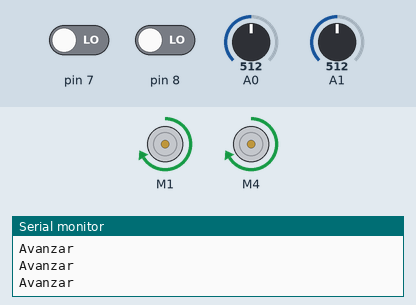
Simulated run of this sketch. Board: Arduino Uno, built with avr-gcc and run on an emulated ATmega328P. Parts: 2 × DC motor (green arrow = forward, orange = backward, longer = faster), the last lines printed to the serial monitor. The inputs (shaded band) are chosen by the test bench; at power-on: A0 = 512, A1 = 512, pin 7 LOW, pin 8 LOW.

Above: at 1.2 s.
1.3 s: A0 set to 209
4.3 s: A0 set to 187
At 4.8 s:
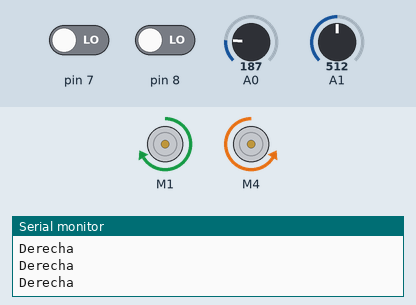
5.8 s: A1 set to 210
8.8 s: A1 set to 188
At 9.5 s:
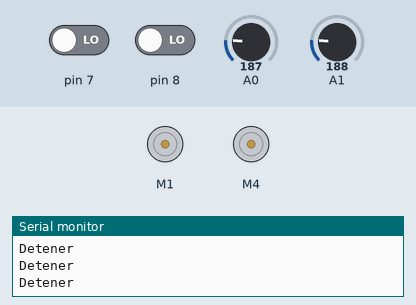
10.3 s: A0 set to 210
At 10.7 s:
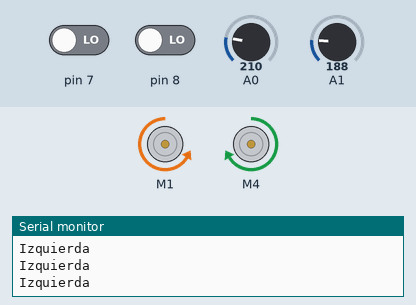
11.8 s: A0 set to 190
At 12.9 s:
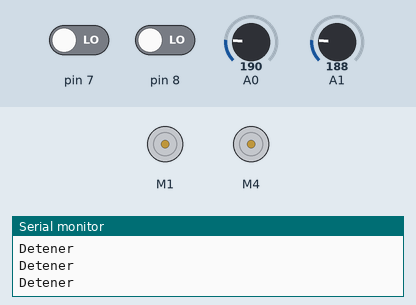
Timing chart, 0 to 14.3 s (numbered marks = the images above; inputs shaded):
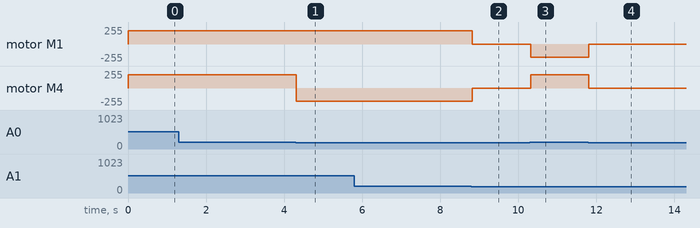

The sketch:

Seguidor_Lineas_Limites_Frontal_Trasero_Shield_L293D.ino
```cpp
#include <AFMotor.h>

AF_DCMotor Izquierdo(1);
AF_DCMotor Derecho(4);
//----- Sensores de Linea Entradas Analogicas---
const int ANLeft = 0;
const int ANRight = 1;
//-----------------------------------------------

//Terminales del Motor L298N-------------------
const int Motor1A = 6;
const int Motor1B = 7;

const int Motor2A = 3;
const int Motor2B = 4;
//-----------------------------------------------
//Sensores de Obstaculos Laser-----------------
const int Frontal = 7;
const int Trasero = 8;
//-----------------------------------------------


void setup() {
  // put your setup code here, to run once:
  MotorInit();
  Serial.begin(9600);
}

void loop() {
  // put your main code here, to run repeatedly:
  if((SensorRead(ANLeft) == HIGH) && (SensorRead(ANRight) == HIGH))
  {
    Serial.println("Avanzar");
    if((SensorLaser(Frontal) == HIGH) || (SensorLaser(Trasero) == HIGH))
    {
      Detener();
    }
    else
    {
      Avanzar();
    }
  }
  else if((SensorRead(ANLeft) == HIGH) && (SensorRead(ANRight) == LOW))
  {
    Serial.println("Izquierda");
    if((SensorLaser(Frontal) == HIGH) || (SensorLaser(Trasero) == HIGH))
    {
      Detener();
    }
    else
    {
      Izquierda();
    }
  }
  else if((SensorRead(ANLeft) == LOW) && (SensorRead(ANRight) == HIGH))
  {
    Serial.println("Derecha");
    if((SensorLaser(Frontal) == HIGH) || (SensorLaser(Trasero) == HIGH))
    {
      Detener();
    }
    else
    {
      Derecha();
    }
  }
  else if((SensorRead(ANLeft) == LOW) && (SensorRead(ANRight) == LOW))
  {
    Serial.println("Detener");
    Detener();
  }
}

void MotorInit(void)
{
  Izquierdo.run(RELEASE);
  Derecho.run(RELEASE);
  //pinMode(Motor1A,OUTPUT);
  //pinMode(Motor1B,OUTPUT);
  //pinMode(Motor2A,OUTPUT);
  //pinMode(Motor2B,OUTPUT);
}
void TestLight(void)
{
  Serial.print("[");
  Serial.print(analogRead(0));
  Serial.print(" , ");
  Serial.print(analogRead(1));
  Serial.println("]");
  delay(250);
}
unsigned int SensorRead(const int pin)
{
  unsigned int Threshold = 200;
  if(analogRead(pin) >= Threshold)
  {
    return HIGH;
  }
  else
  {
    return LOW;
  }
}


void Izquierda(void)
{
  Izquierdo.run(BACKWARD);
  Derecho.run(FORWARD);
  Izquierdo.setSpeed(200);
  Derecho.setSpeed(200);
  //digitalWrite(Motor1A,HIGH);
  //digitalWrite(Motor1B,LOW);
  //digitalWrite(Motor2A,LOW);
  //digitalWrite(Motor2B,HIGH);
}

void Derecha(void)
{
  Izquierdo.run(FORWARD);
  Derecho.run(BACKWARD);
  Izquierdo.setSpeed(200);
  Derecho.setSpeed(200);
  //digitalWrite(Motor1A,LOW);
  //digitalWrite(Motor1B,HIGH);
  //digitalWrite(Motor2A,HIGH);
  //digitalWrite(Motor2B,LOW);
}

void Avanzar(void)
{
    Izquierdo.run(FORWARD);
  Derecho.run(FORWARD);
  Izquierdo.setSpeed(200);
  Derecho.setSpeed(200);
  //digitalWrite(Motor1A,HIGH);
  //digitalWrite(Motor1B,LOW);
  //digitalWrite(Motor2A,HIGH);
  //digitalWrite(Motor2B,LOW);
}


void Detener(void)
{
    Izquierdo.run(RELEASE);
  Derecho.run(RELEASE);
 // digitalWrite(Motor1A,LOW);
  //digitalWrite(Motor1B,LOW);
  //digitalWrite(Motor2A,LOW);
  //digitalWrite(Motor2B,LOW);
}

unsigned int SensorLaser(int Sensor)
{
  if(digitalRead(Sensor))
  {
    delay(200);
      if(digitalRead(Sensor))
      {
        return HIGH;
      }
      else
      {
        return LOW;
      }
  }
}
```

Measured:
- the behaviour switches between 200 and 199 on A0 (found by bisection; images 0 and 1)
- the behaviour switches between 200 and 199 on A1 (found by bisection; images 1 and 2)
- after the input at 4.3 s, motor M4: forward 200/255 → backward 200/255 at once
- after the input at 8.8 s, motor M1: forward 200/255 → stopped at once; motor M4: backward 200/255 → stopped at once
- after the input at 10.3 s, motor M1: stopped → backward 200/255 at once; motor M4: stopped → forward 200/255 at once
- after the input at 11.8 s, motor M1: backward 200/255 → stopped at once; motor M4: forward 200/255 → stopped at once
